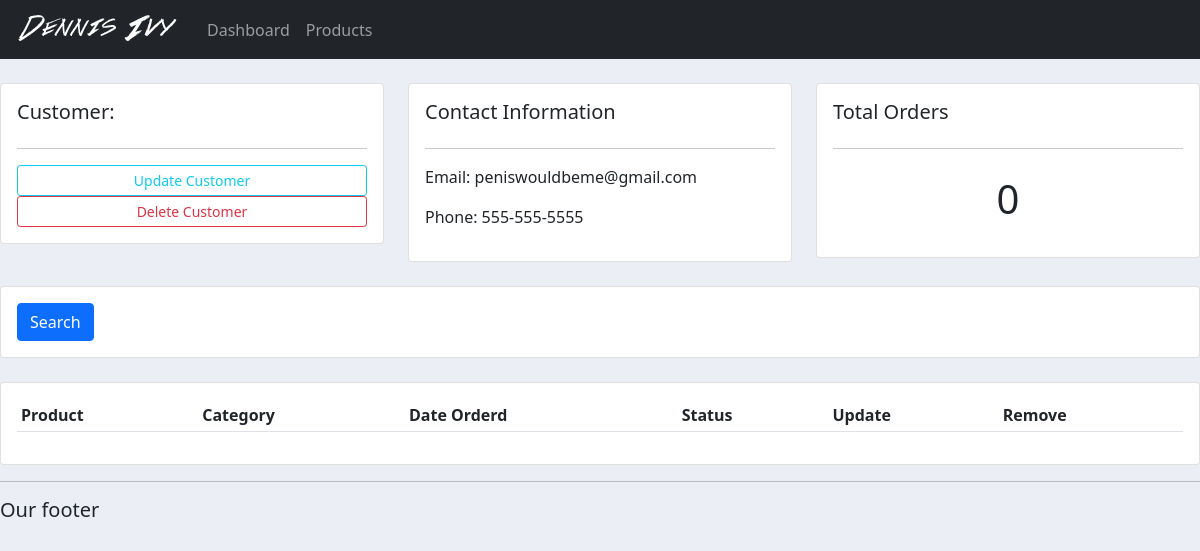
The app's page /customer/1/, older data.
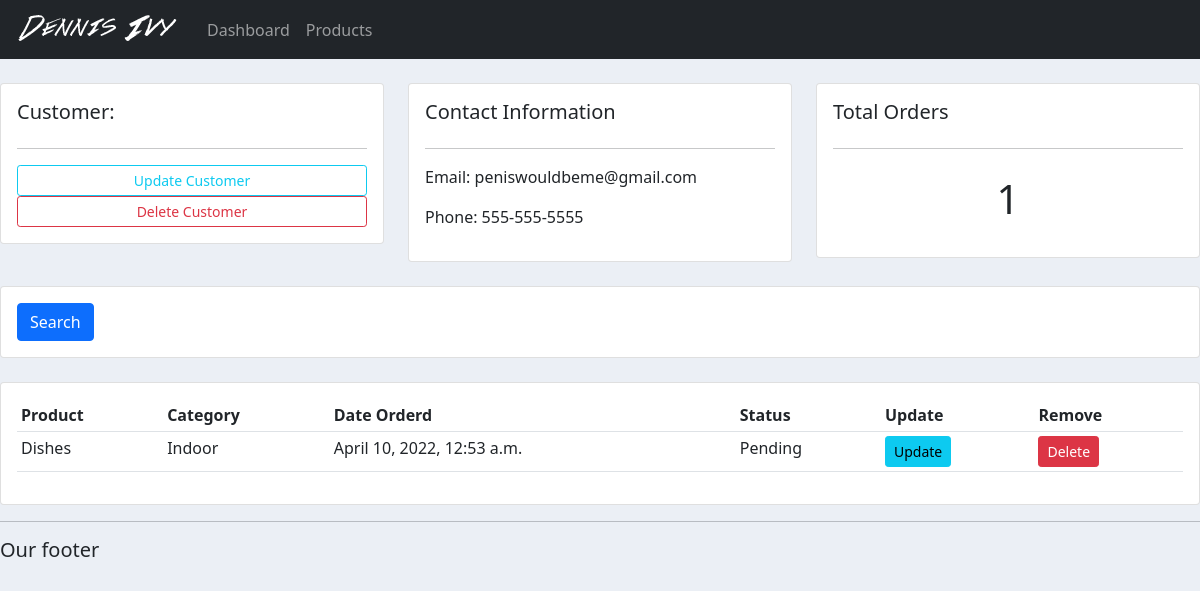
The same page, newer data.
### accounts/models.py (models this page shows, shortened)
class Order(models.Model):
    STATUS = (
        ('Pending', 'Pending'),
        ('Out for delivery', 'Out for delivery'),
        ('Delivered', 'Delivered'),
    )
    customer = models.ForeignKey(Customer, null=True, on_delete=models.SET_NULL)
    product = models.ForeignKey(Product, null=True, on_delete=models.SET_NULL)
    date_created = models.DateTimeField(auto_now_add=True, null=True)
    status= models.CharField(max_length=200, null=True, choices=STATUS)

class Product(models.Model):
    CATEGORY = (
        ('Indoor',  'Indoor'),
        ('Out Door', 'Out Door'),
        ('Summer', 'Summer'),
    )
    name = models.CharField(max_length=200, null=True)
    price = models.FloatField(null=True)
    category = models.CharField(max_length=200, null=True, choices=CATEGORY)
    description = models.CharField(max_length=200, null=True)
    date_created = models.DateTimeField(auto_now_add=True, null=True)
    tag = models.ManyToManyField(Tag)
    def __str__(self):
        return self.name

### accounts/views.py (the view)
# urls.py: path('customer/<str:pk_test>/', views.customer, name='customer'),
def customer(request, pk_test):
    customer = Customer.objects.get(id=pk_test)
    orders = customer.order_set.all()
    order_count = orders.count()
    context = {'customer': customer, 'orders': orders, 'order_count': order_count}
    return render(request, 'accounts/customer.html', context)

### accounts/templates/accounts/customer.html
{% extends 'accounts/main.html'%}
{% block content %}
<br>
<div class="row">
	<div class="col-md">
		<div class="card card-body">
			<h5>Customer:</h5>
			<hr>
			<a class="btn btn-outline-info  btn-sm btn-block" href="">Update Customer</a>
			<a class="btn btn-outline-danger  btn-sm btn-block" href="">Delete Customer</a>
		</div>
	</div>
	<div class="col-md">
		<div class="card card-body">
			<h5>Contact Information</h5>
			<hr>
			<p>Email: {{customer.email}} </p>
			<p>Phone: {{customer.phone}}</p>
		</div>
	</div>
	<div class="col-md">
		<div class="card card-body">
			<h5>Total Orders</h5>
			<hr>
			<h1 style="text-align: center;padding: 10px">
				{{order_count}}
			</h1>
		</div>
	</div>
</div>
<br>
<div class="row">
	<div class="col">
		<div class="card card-body">
			<form method="get">
		    <button class="btn btn-primary" type="submit">Search</button>
		  </form>
		</div>
	</div>
</div>
<br>
<div class="row">
	<div class="col-md">
		<div class="card card-body">
			<table class="table table-sm">
				<tr>
					<th>Product</th>
					<th>Category</th>
					<th>Date Orderd</th>
					<th>Status</th>
					<th>Update</th>
					<th>Remove</th>
				</tr>
				{% for order in orders %}
					<tr>
						<td>{{order.product}}</td>
						<td>{{order.product.category}}</td>
						<td>{{order.date_created}}</td>
						<td>{{order.status}}</td>
						<td><a class="btn btn-sm btn-info" href="{% url 'update_order' order.id %}">Update</a></td>
						<td><a class="btn btn-sm btn-danger" href="{% url 'delete_order' order.id %}">Delete</a></td>
					</tr>
				{% endfor %}
			</table>
		</div>
	</div>
</div>
{% endblock %}

Row changes from the older to the newer data that the page shows:
added Order: product "Dishes", product.category "Indoor", date_created "April 10, 2022, 12:53 a.m.", status "Pending"
Text that changed along with them:
{{ order_count }}: "0" → "1"
